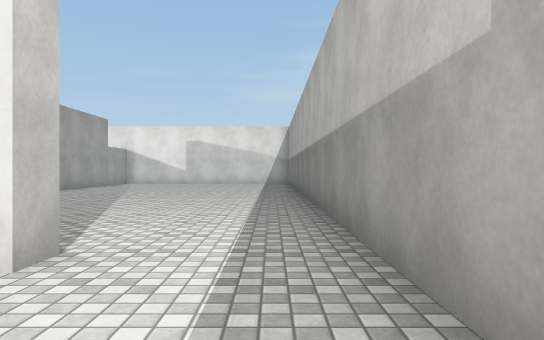
View 1 (above)

21 first-person views from a walk through a 3-D level made in the Unity game engine. The camera is 1.2 m above the floor, looks level and sees 70° across. The floor is counted in squares, 2 m on a side. Each view is taken from the middle of a square. On the plan, view 1 faces up. The plan holds only what a view shows up to about 11 squares ahead; the rest is blank. The player is left out. Surface patterns are stand-ins for the level's own textures.

View 2
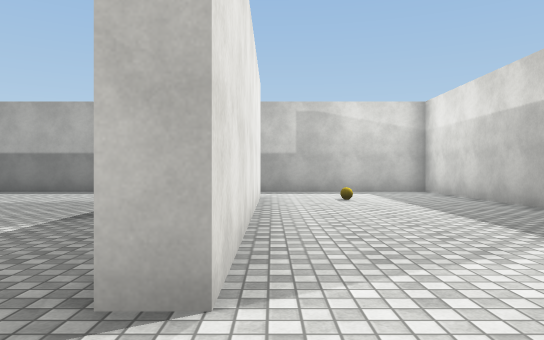

View 3
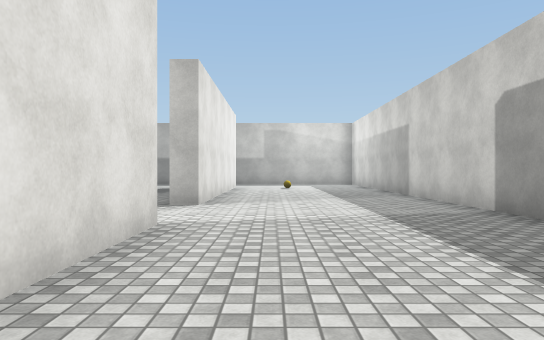

View 4
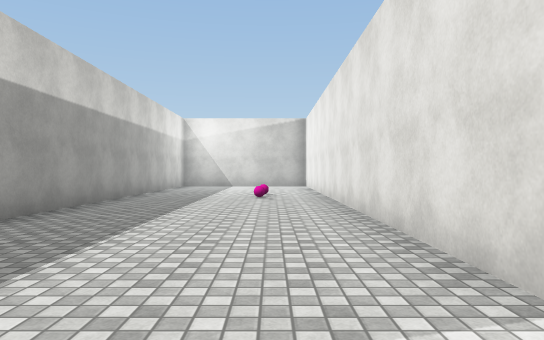

View 5
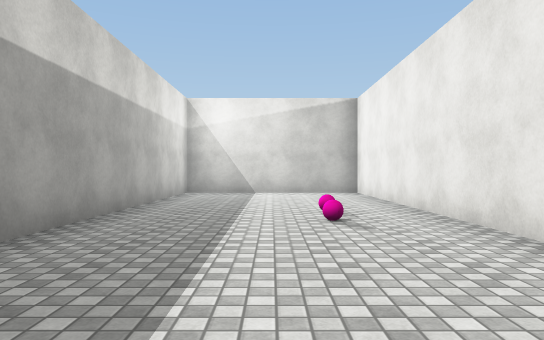

View 6
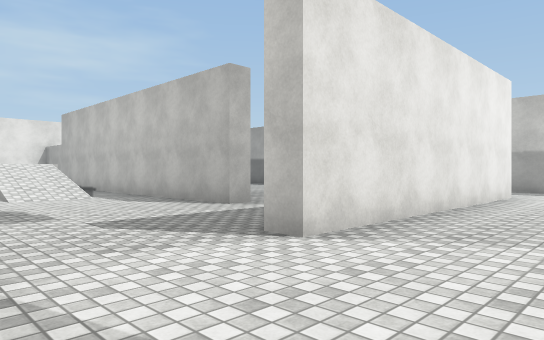

View 7
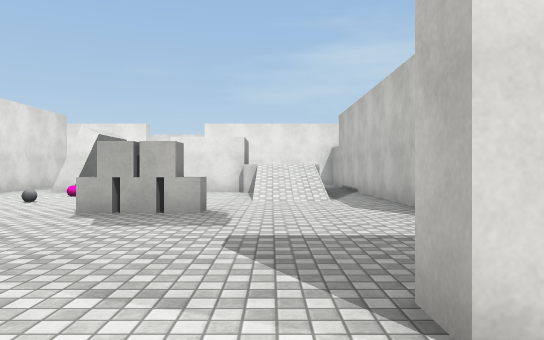

View 8
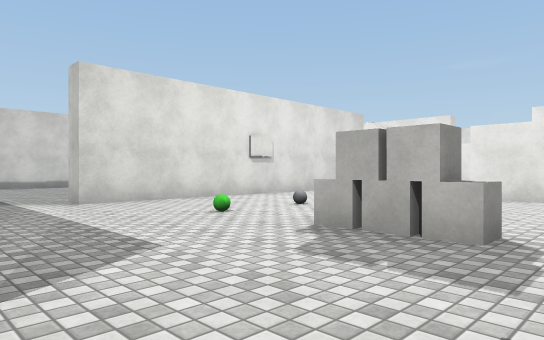

View 9
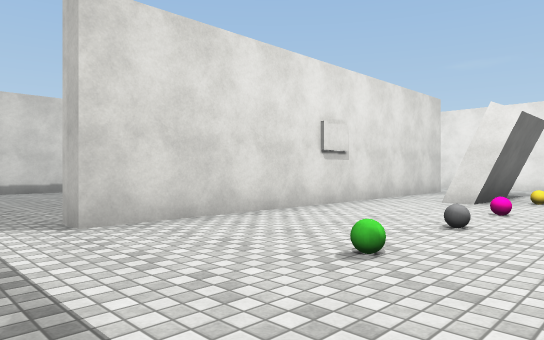

View 10
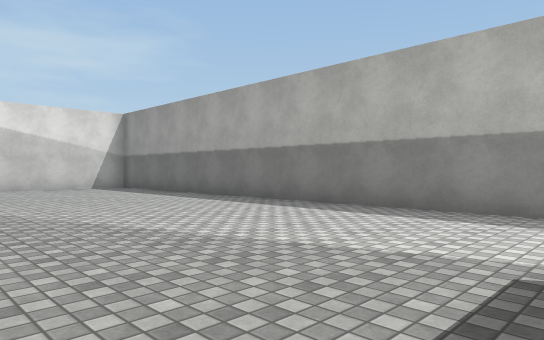

View 11
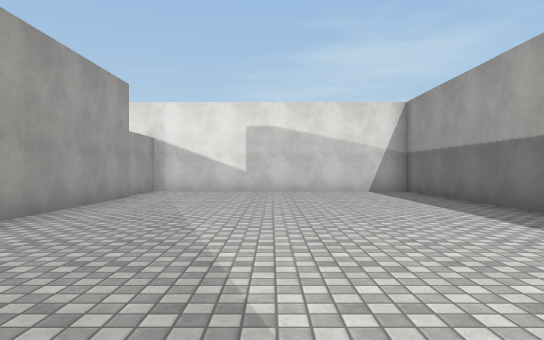

View 12
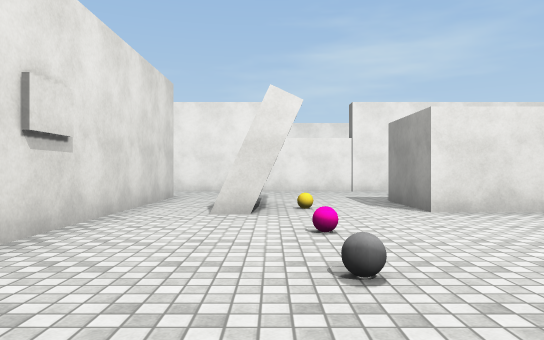

View 13
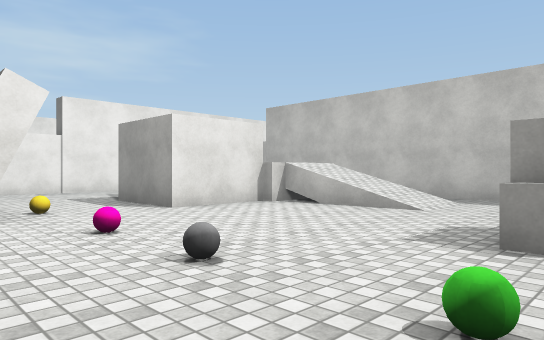

View 14
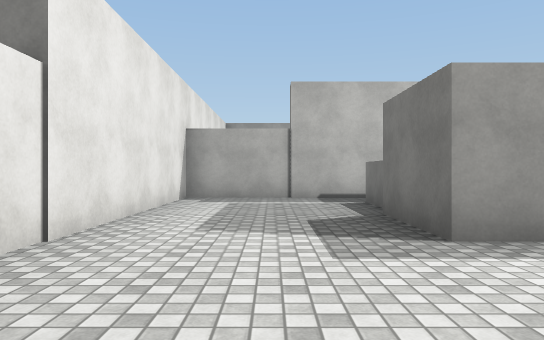

View 15
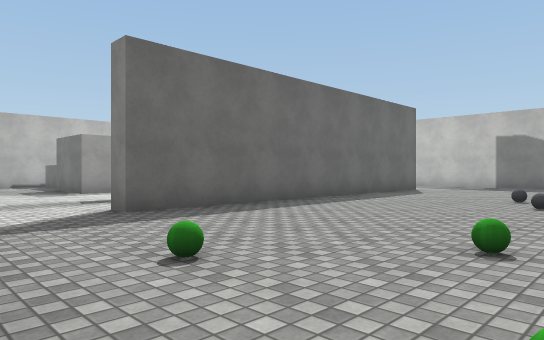

View 16
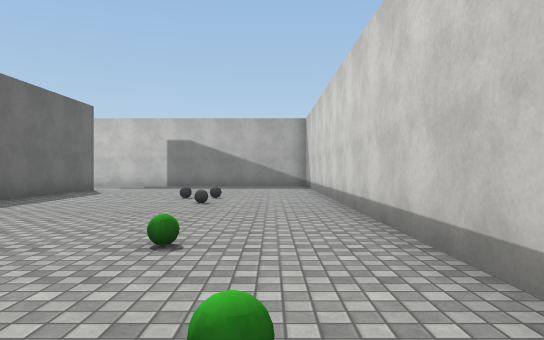

View 17
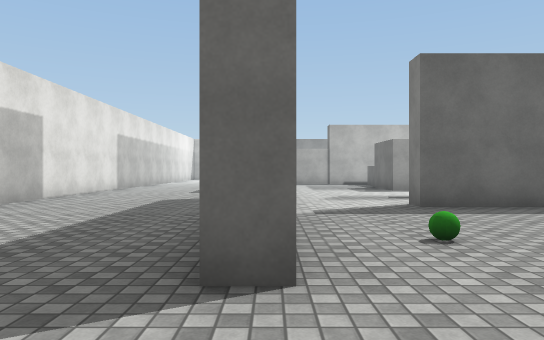

View 18
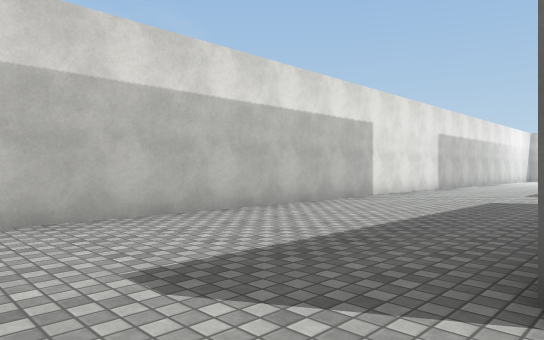

View 19
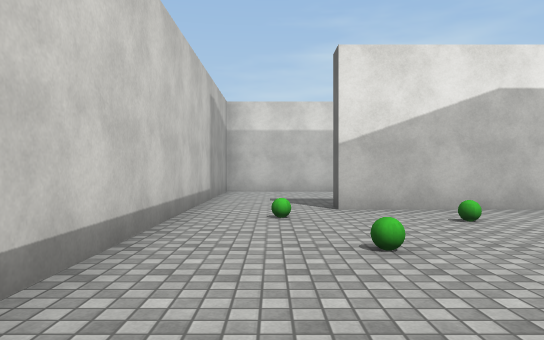

View 20
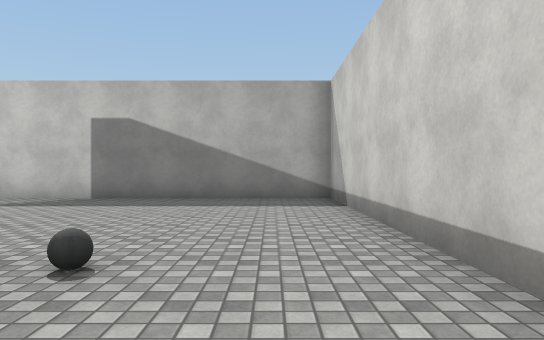

View 21
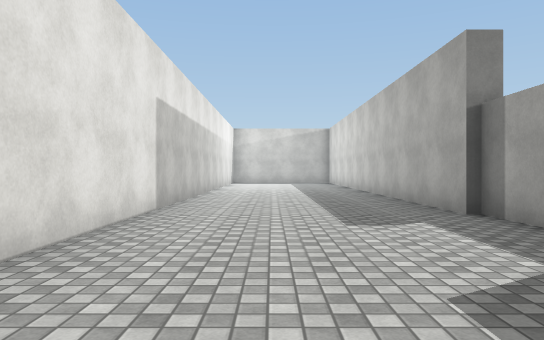

### Floor plan
Points are (right, up) in squares from view 1. A wall is a line through its corners. A room is listed if a view was taken in it or the views show most of it. See-through windows are left out.
Room 1 (views 1, 2, 3, 4, 5, 6, 7)
walls: (-10.8, 2.3) (-23.3, 2.3) (-23.3, -2.2) (-13.6, -2.2); (-10.4, -2.2) (0.8, -2.2) (0.8, 2.5); (-1.5, 2.8) (-1.5, 2.3) (-8.4, 2.3)
ways out: opening at (-9.5, 3) to room 2; opening at (-0.5, 3) to room 3
objects: other object (-19, 1); pink ball (-18, 1); other object (-2, 0)
Room 2 (views 8, 9, 12, 13)
walls: (-14.2, 11.3) (-14.8, 11.3); (-9.6, 11.5) (-11.7, 11.5); (-6.7, 5.4) (-6.7, 11.4); (-8.4, 2.3) (-8.4, 2.9); (-16.2, 11.6) (-16.2, 5.4) (-16.8, 5.4)
ways out: opening at (-9.5, 3) to room 1; opening at (-7, 4.5) to room 3; opening at (-15.5, 12.5) to room 4; opening at (-12.5, 12.5) to room 4; opening at (-8.5, 12.5) to room 4; opening at (-17, 4.5) to room 5
objects: green ball (-13, 6); grey ball (-13, 8); pink ball (-13, 10); cube (-11, 7); cube (-10, 7)
Room 3 (views 10, 11)
walls: (-6.1, 5.4) (-6.7, 5.4); (-6.2, 14.6) (-6.2, 10.5); (0.8, 2.5) (0.8, 16.9) (-6.2, 16.9) (-6.2, 14.9)
ways out: opening at (-0.5, 3) to room 1; opening at (-7, 4.5) to room 2
Room 4 (view 14)
walls: (-13.9, 13.2) (-13.9, 11.3); (-11.7, 11.5) (-11.7, 13.5) (-9.8, 13.5); (-16.7, 14.6) (-16.2, 14.6) (-16.2, 11.6); (-6.7, 11.4) (-6.7, 16.9) (-17.5, 16.9)
low walls: (-14.2, 13.2) (-14.2, 11.3)
ways out: opening at (-15.5, 12.5) to room 2; opening at (-12.5, 12.5) to room 2; opening at (-8.5, 12.5) to room 2; opening at (-17, 15.5) to room 5
objects: ball (-13, 12)
Room 5 (views 15, 16, 17, 18, 19, 20, 21)
walls: (-17.5, 16.9) (-21, 16.9) (-21, 17.4); (-13, 17.2) (-11.8, 17.2); (-11.8, 17.4) (-6, 17.4); (-16.7, 6) (-16.7, 14.6); (-6, 21.7) (-23.3, 21.7) (-23.3, 2.8) (-16.1, 2.8)
ways out: opening at (-17, 4.5) to room 2; opening at (-17, 15.5) to room 4
objects: green ball (-22, 16); grey ball (-21, 9); grey ball (-21, 10); green ball (-21, 14); grey ball (-20, 9); green ball (-20, 16)

Where each view was taken, in squares from view 1:
view 1: 0 up, 0 right, facing up
view 2: 2 up, 10 left, facing right
view 3: 1 up, 15 left, facing right
view 4: 1 up, 9 left, facing left
view 5: 0 up, 13 left, facing left
view 6: 0 up, 11 left, facing up-right
view 7: 1 up, 9 left, facing up
view 8: 3 up, 9 left, facing up-left
view 9: 4 up, 12 left, facing up-left
view 10: 4 up, 5 left, facing up-right
view 11: 6 up, 3 left, facing up
view 12: 6 up, 14 left, facing up
view 13: 6 up, 15 left, facing up-right
view 14: 15 up, 15 left, facing right
view 15: 17 up, 22 left, facing down-right
view 16: 17 up, 22 left, facing down
view 17: 17 up, 23 left, facing right
view 18: 17 up, 23 left, facing up-right
view 19: 11 up, 22 left, facing up
view 20: 11 up, 22 left, facing down
view 21: 20 up, 17 left, facing right
